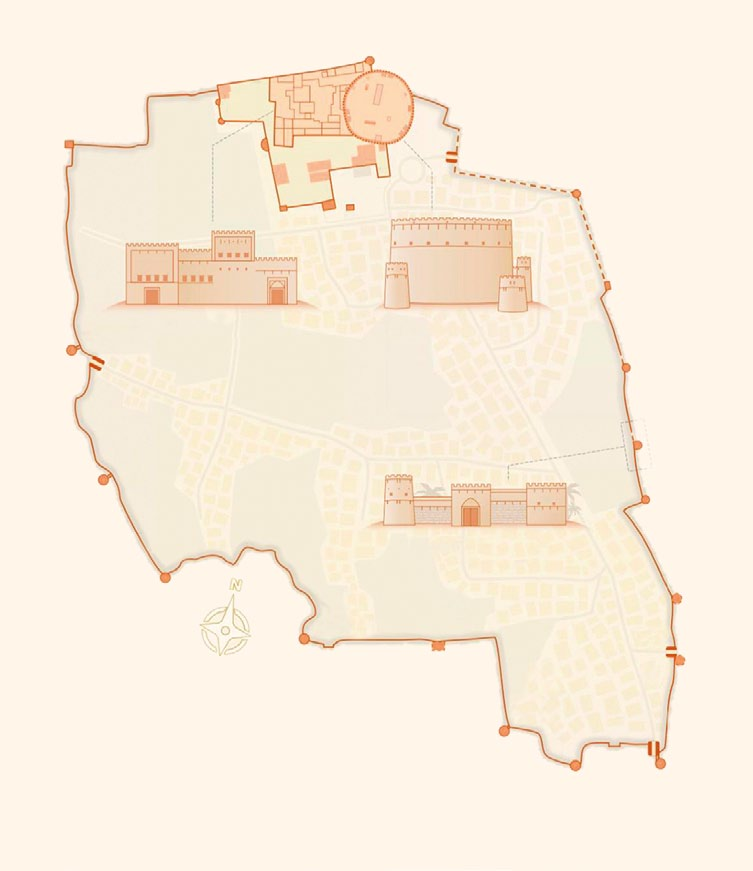
#> input picture assets/photos/p23-1.jpeg, 753 x 871 px, found by its file name
$ python trace_wall_plan.py
#> lines starting #> are read from the running program, lines starting #| are printed output that depends on the picture; after the words box and inside, x2 and y2 are one past the last pixel; in counts of white or black regions, pixels touching at a corner belong together
# -*- coding: utf-8 -*-
"""Trace Dr Al Salmi's plan of the Al Aqur Wall into coordinates.

Input   assets/photos/p23-1.jpeg  — the plan as printed in the book (753x871),
        credited in the acknowledgements to د. الوليد بن زاهر السالمي.
Output  content/data/wall-plan.json — the wall circuit as a polygon, plus the
        position of every tower and gate the plan marks, in a 0-1000 square.

How the plan draws things, measured off the image rather than assumed:

  wall     a thin light-orange line, ~2px, dashed along some stretches
  tower    a solid filled disc, ~7-10px across, mean colour ~(233,142,89)
  gate     a thick dark-red bar across the wall, mean colour ~(193,78,26),
           often drawn as a pair of stacked bars — these are merged back
           into one gate here

The two are separated by luminance: discs sit near 155, bars near 100. Building
elevations (the fort, the castle, the mosques) are drawn in the same palette, so
anything further than TOUCHING_PX from the traced circuit is discarded — that is
what keeps the fort's round tower out of the tower list.

NOTHING HERE IS SURVEYED. The plan is a drawing in a book, traced at 753px wide.
Positions are good enough to point at a tower on a map; they are not coordinates
to navigate by, and the file records no latitude or longitude.

Run:  python work/trace_wall_plan.py
"""
import json
import math
import numpy as np
import cv2
from PIL import Image

PDF = 'book/REFRENCE.pdf'
PLAN_PAGE = 22            # zero-based: PDF page 23, which carries the plan AND its legend
PLAN = 'assets/photos/p23-1.jpeg'
OUT = 'content/data/wall-plan.json'

# Colour separation, measured from the image.
SATURATION = 55        # r - b, above this is "drawn in the plan's orange"
INK_MAX = 185          # ignore the pale fills
GATE_LUM = 130         # below this is a gate bar, above it a tower disc

TOUCHING_PX = 9        # how close a mark must sit to the circuit to belong to it
MIN_BLOB = 12          # ignore specks of JPEG noise
MAX_TOWER = 140        # a disc bigger than this is a building, not a tower
GATE_MERGE_PX = 14     # stacked bars closer than this are one gate

DILATE = 3             # closes the dashed stretches so the circuit is one loop
SIMPLIFY = 1.6         # Douglas-Peucker tolerance, in source pixels


def load_mask(a):
    r, g, b = a[:, :, 0], a[:, :, 1], a[:, :, 2]
    lum = (r + g + b) // 3
    return (((r - b) > SATURATION) & (lum < INK_MAX)).astype('uint8') * 255, lum


def wall_contour(m):
    """The circuit, recovered by closing the dashes and taking what is enclosed."""
    d = cv2.dilate(m, np.ones((3, 3), np.uint8), iterations=DILATE)
    h, w = d.shape
    ff = d.copy()
    cv2.floodFill(ff, np.zeros((h + 2, w + 2), np.uint8), (0, 0), 128)
    enclosed = (ff != 128).astype('uint8') * 255
    contours, _ = cv2.findContours(enclosed, cv2.RETR_EXTERNAL, cv2.CHAIN_APPROX_SIMPLE)
    biggest = max(contours, key=cv2.contourArea)
    return cv2.approxPolyDP(biggest, SIMPLIFY, True).reshape(-1, 2), biggest


def marks(m, lum, contour):
    """Every disc and bar drawn on the circuit."""
    eroded = cv2.erode(m, np.ones((3, 3), np.uint8), iterations=1)
    n, lab, stats, cent = cv2.connectedComponentsWithStats(eroded, connectivity=8)
    towers, gates = [], []
    for i in range(1, n):
        x, y, w, h, area = stats[i]
        if area < MIN_BLOB:
            continue
        cx, cy = float(cent[i][0]), float(cent[i][1])
        # On the wall, or somewhere else in the drawing?
        if abs(cv2.pointPolygonTest(contour, (cx, cy), True)) > TOUCHING_PX:
            continue
        brightness = int(lum[lab == i].mean())
        if brightness < GATE_LUM:
            gates.append({'x': cx, 'y': cy, 'area': int(area)})
        elif area <= MAX_TOWER:
            towers.append({'x': cx, 'y': cy, 'area': int(area)})
    return towers, gates


def merge(points, radius):
    """A gate drawn as two stacked bars is one gate."""
    out = []
    for p in sorted(points, key=lambda d: -d['area']):
        for q in out:
            if (p['x'] - q['x']) ** 2 + (p['y'] - q['y']) ** 2 <= radius ** 2:
                q['x'] = (q['x'] * q['n'] + p['x']) / (q['n'] + 1)
                q['y'] = (q['y'] * q['n'] + p['y']) / (q['n'] + 1)
                q['n'] += 1
                break
        else:
            out.append({'x': p['x'], 'y': p['y'], 'n': 1})
    return out


def great_tower(gray, scale, ox, oy):
    """The fort's great round tower, which the plan draws as a crenellated circle.

    It is the one building the plan renders as a true footprint rather than as a
    little picture, so it is the only structure inside the wall worth placing.
    NOTE the plan is not to scale for individual buildings: this circle measures
    about 64 m across, where Nizwa Fort's tower is usually given as roughly 45 m.
    Its POSITION is the plan's; its size should be read as the drawing's, not the
    ground's. The page says so.
    """
    sub = cv2.GaussianBlur(gray[40:190, 300:470], (5, 5), 0)
    best = None
    for p2 in (28, 34, 40, 46):
        found = cv2.HoughCircles(sub, cv2.HOUGH_GRADIENT, dp=1, minDist=50,
                                 param1=100, param2=p2, minRadius=30, maxRadius=80)
        if found is None:
            continue
        for x, y, rad in np.round(found[0]).astype(int):
            if best is None or rad > best[2]:
                best = (x + 300, y + 40, rad)
    if not best:
        return None
    x, y, rad = best
    return {'id': 'fort-tower', 'x': round(x * scale + ox, 1), 'y': round(y * scale + oy, 1),
            'radius': round(rad * scale, 1)}


# The legend printed around the plan on the same page, keyed by the English name
# the book itself prints. Arabic is the book's own wording from that legend.
# Counting it: 14 towers + 3 "gate and tower" + 1 gate alone = 17 towers and
# 4 gates, which is exactly what the drawing shows.
LEGEND = {
    'Alkwareg Tower': ('برج الكوارج', 'tower'),
    'Balleg Tower': ('برج بلج', 'tower'),
    'Mahmoud Tower': ('برج محمود', 'tower'),
    'Alal’ia Tower': ('برج العلياء', 'tower'),
    'Qatet A’tawi Tower': ('برج قطعة الطوي', 'tower'),
    'Alqal’ah Tower': ('برج القلعة', 'tower'),
    'Almethabha Tower': ('برج المذبحة', 'tower'),
    'Ghowair Tower': ('برج غوير', 'tower'),
    'Merzah (Bustan Qassasm) Tower': ('برج ميرزة (بستان قسام)', 'tower'),
    'Kharis Balleg Tower': ('برج خريص بلج', 'tower'),
    'Harret A’zzamah Algharbi Tower': ('برج حارة الزامة الغربي', 'tower'),
    'Harret A’zzamah A’sharqi Tower': ('برج حارة الزامة الشرقي', 'tower'),
    'Bustan Alaqur A’sharqi Tower': ('برج بستان العقر الشرقي', 'tower'),
    'Bustan Alaqur Algharbi (Sikkat Alqaber) Tower':
        ('برج بستان العقر الغربي (سكة القبر)', 'tower'),
    'Alsuq Gate': ('صباح السوق', 'gate'),
    # A "gate and tower" label names two things standing together. Split into the
    # gate's name and the tower's name so neither is printed as both.
    'Alshujbi Gate & Tower': ('صباح وبرج الشجبي', 'both'),
    'Alsabkhe Gate & Tower': ('صباح وبرج الصبخة', 'both'),
    'Abi Almu’thir Gate & Tower': ('صباح وبرج أبي المؤثر', 'both'),
}

# The two halves of each combined label, written out rather than split by string
# surgery, so the Arabic reads properly in both cases.
SPLIT_LABEL = {
    'Alshujbi Gate & Tower': {
        'tower': ('برج الشجبي', 'Alshujbi Tower'),
        'gate': ('صباح الشجبي', 'Alshujbi Gate'),
    },
    'Alsabkhe Gate & Tower': {
        'tower': ('برج الصبخة', 'Alsabkhe Tower'),
        'gate': ('صباح الصبخة', 'Alsabkhe Gate'),
    },
    'Abi Almu’thir Gate & Tower': {
        'tower': ('برج أبي المؤثر', 'Abi Almu’thir Tower'),
        'gate': ('صباح أبي المؤثر', 'Abi Almu’thir Gate'),
    },
}
# Titles printed on the same page that name nothing on the circuit.
NOT_A_LABEL = ('NIZWA', 'FORT, CASTLE', 'Nizwa Fort', 'Nizwa Castle', 'AlAqur Wall')


def legend_labels(place):
    """Read the plan's own legend off the PDF page and put each label in plan units.

    The labels sit beside the features they name, with a leader line, so a label
    lands within roughly 60 plan units of its mark while neighbouring towers are
    about 180 apart. That gap is what makes matching by distance safe.
    """
    import pymupdf
    page = pymupdf.open(PDF)[PLAN_PAGE]
    rects = [r for xref in [i[0] for i in page.get_images(full=True)]
             for r in page.get_image_rects(xref)]
    if not rects:
        return []
    box = max(rects, key=lambda r: r.width * r.height)
    with Image.open(PLAN) as im:
        iw, ih = im.size

    spans = []
    for blk in page.get_text('dict')['blocks']:
        for line in blk.get('lines', []):
            for sp in line['spans']:
                txt = sp['text'].strip()
                if sum(c.isascii() and c.isalpha() for c in txt) < 3:
                    continue
                x0, y0, x1, y1 = sp['bbox']
                spans.append({'t': txt, 'x': (x0 + x1) / 2, 'y': (y0 + y1) / 2})

    # A label can be set over two or three lines; stack them back together.
    merged = []
    for sp in spans:
        for g in merged:
            if abs(g['x'] - sp['x']) < 30 and abs(g['y2'] - sp['y']) < 11:
                g['t'] += ' ' + sp['t']
                g['y2'] = sp['y']
                break
        else:
            merged.append({'t': sp['t'], 'x': sp['x'], 'y': sp['y'], 'y2': sp['y']})

    out = []
    for g in merged:
        if any(g['t'].startswith(p) for p in NOT_A_LABEL):
            continue
        entry = LEGEND.get(g['t'])
        if not entry:
            continue
        ix = (g['x'] - box.x0) / box.width * iw
        iy = (g['y'] - box.y0) / box.height * ih
        x, y = place(ix, iy)
        out.append({'en': g['t'], 'ar': entry[0], 'applies': entry[1], 'x': x, 'y': y})
    return out


# [34 lines left out: function attach_legend, not called in this run]


def snap_to_wall(point, poly):
    """Pull a mark onto the circuit.

    The discs and bars are detected at their own centres, while the circuit is
    recovered by dilating and filling, which pushes the traced line a few pixels
    outward, and is then simplified. The two therefore miss each other by around
    five metres at the model's scale - enough that a tower floats beside the wall
    instead of standing in it, and enough that a gateway never gets cut through.

    The book is explicit that the towers are attached to the wall
    ("الأبراج المتصلة به") and that the gates are its only openings, so putting a
    mark back on the line asserts what the source says rather than inventing a
    position. The detected point is kept alongside as `raw`.
    """
    px, py = point
    best, bestd = point, float('inf')
    for i in range(len(poly)):
        ax, ay = poly[i]
        bx, by = poly[(i + 1) % len(poly)]
        dx, dy = bx - ax, by - ay
        L = dx * dx + dy * dy
        t = 0.0 if L == 0 else max(0.0, min(1.0, ((px - ax) * dx + (py - ay) * dy) / L))
        qx, qy = ax + t * dx, ay + t * dy
        d = (px - qx) ** 2 + (py - qy) ** 2
        if d < bestd:
            bestd, best = d, (qx, qy)
    return best, bestd ** 0.5


def compass(point, cx, cy):
    """Which side of the circuit a mark sits on. Geometry, not judgement — the
    plan is drawn north-up, so this is measured from the circuit's centroid."""
    import math
    angle = (math.degrees(math.atan2(-(point[1] - cy), point[0] - cx)) + 360) % 360
    for lo, hi, name in ((22.5, 67.5, 'north-east'), (67.5, 112.5, 'north'),
                         (112.5, 157.5, 'north-west'), (157.5, 202.5, 'west'),
                         (202.5, 247.5, 'south-west'), (247.5, 292.5, 'south'),
                         (292.5, 337.5, 'south-east')):
        if lo <= angle < hi:
            return name, round(angle)
    return 'east', round(angle)


def main():
    a = np.asarray(Image.open(PLAN).convert('RGB')).astype(int)
    m, lum = load_mask(a)
#> in load_mask, `r, g, b = a[:, :, 0], a[:, :, 1], a[:, :, 2]`:
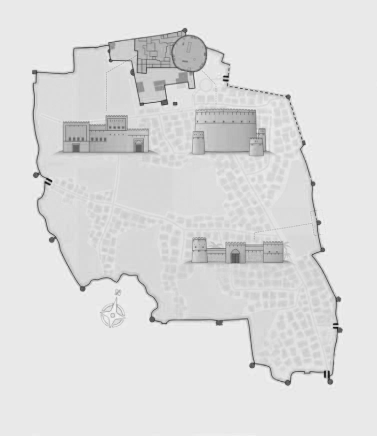
#> b: shape (871, 753) int64 (shown at 1/2 size); min 12, max 252, mean 221.1
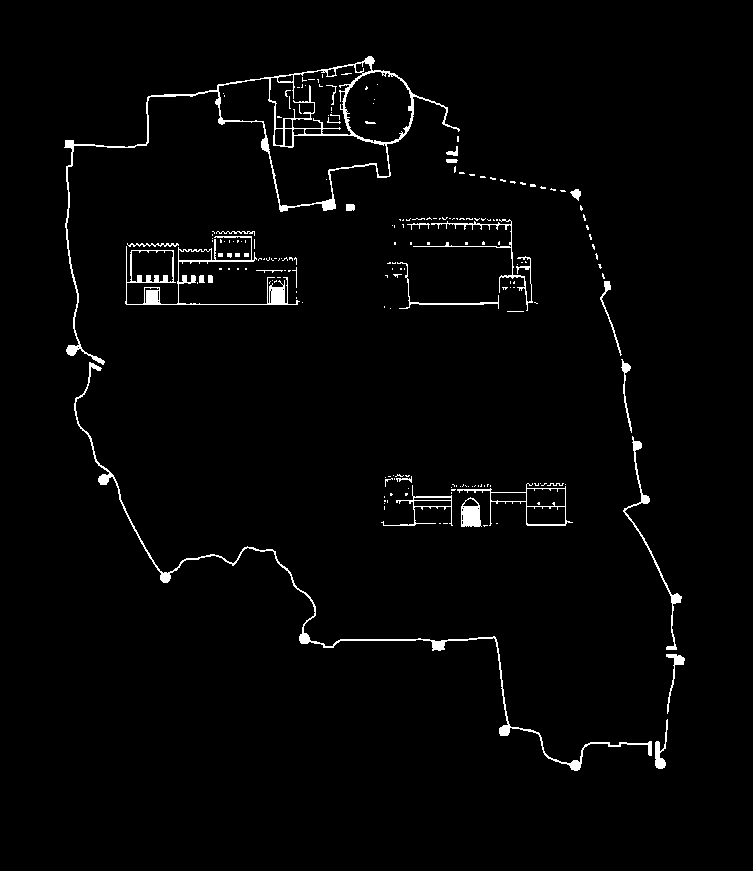
#> m: shape (871, 753); 2.1% white; 200 white regions (167 under 20 px), largest, box (x1, y1, x2, y2) and area: (64, 56, 460, 365) 3852, (74, 362, 652, 771) 2482, (125, 236, 300, 305) 1714
    poly, raw = wall_contour(m)
#> in wall_contour, `cv2.floodFill(ff, np.zeros((h + 2, w + 2), np.uint8), (0, 0), 128)`:
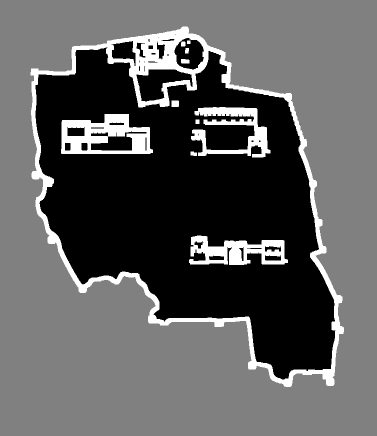
#> ff: shape (871, 753) (shown at 1/2 size); min 0, max 255, mean 93
#> in wall_contour, `enclosed = (ff != 128).astype('uint8') * 255`:
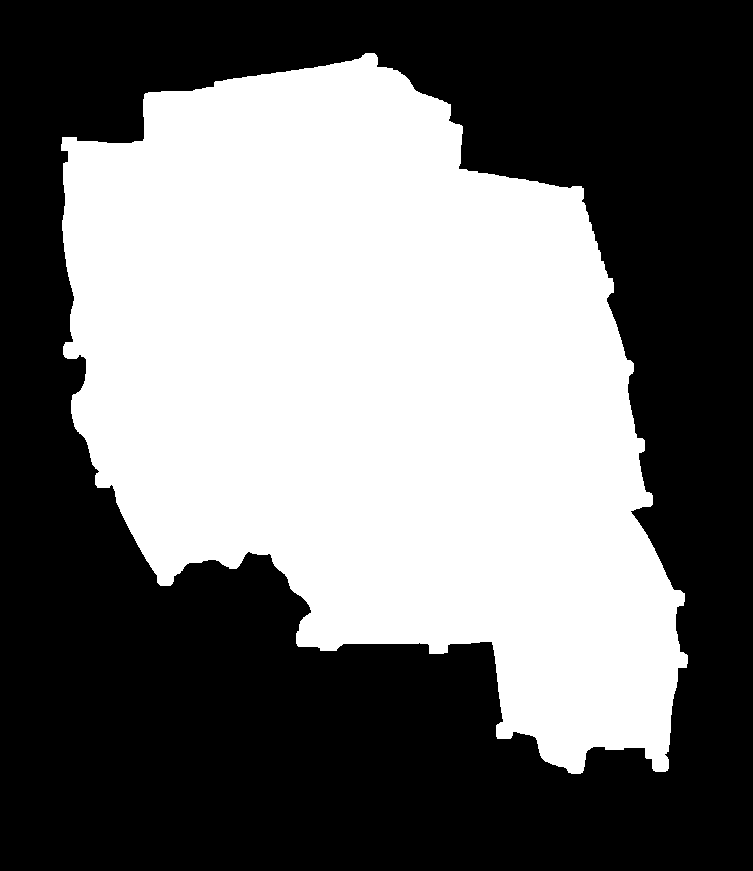
#> enclosed: shape (871, 753); 44.6% white; 1 white region
#> in wall_contour, `contours, _ = cv2.findContours(enclosed, cv2.RETR_EXTERNAL, cv2.CHAIN_..`: contours = 1 contour; box (x1, y1, x2, y2) and area: (61, 53, 688, 774) 291190
#> in wall_contour, `biggest = max(contours, key=cv2.contourArea)`: biggest = contour of 959 points, box (x1, y1, x2, y2) (61, 53, 688, 774), area 291190
#> poly = 160 pairs, first value 61 to 687, second value 53 to 773; raw has the same summary as biggest in wall_contour
    towers, gates = marks(m, lum, raw)
#> in marks, `n, lab, stats, cent = cv2.connectedComponentsWithStats(eroded, connect..`: n = 81; stats = 81 rows, first 6: [0, 0, 753, 871, 653731], [366, 57, 7, 8, 36], [326, 70, 1, 1, 1], [363, 74, 1, 1, 1], [356, 79, 1, 1, 1], [352, 82, 2, 2, 2]; cent = 81 pairs, first value 69.07 to 676.9, second value 60.19 to 765
#> the loop in marks, `for i in range(1, n):` made 80 passes
#> (x, y, w, h, area, cx, cy, brightness) on passes 1, 26, 33, 56: (366, 57, 7, 8, 36, 369.1, 60.19, 157), (66, 141, 7, 7, 43, 69.07, 143.6, 155), (572, 190, 8, 8, 36, 575.9, 193.3, 155), (605, 282, 5, 8, 29, 606.9, 285.1, 150)
#> after the loop in marks, `for i in range(1, n):`: gates = 5 items; towers = 17 items
#> towers = 17 items; gates = 5 items
    gates = merge(gates, GATE_MERGE_PX)
#> the loop in merge, `for p in sorted(points, key=lambda d: -d['area']):` made 5 passes
#> p on passes 1 to 4: {'x': 649.5, 'y': 748, 'area': 24}, {'x': 94.42, 'y': 366.3, 'area': 19}, {'x': 451.2, 'y': 160.5, 'area': 17}, {'x': 452.4, 'y': 152.9, 'area': 16}
#> after the loop in merge, `for p in sorted(points, key=lambda d: -d['area']):`: out = 4 items; q = {'x': 451.8, 'y': 156.7, 'n': 2}
#> gates = 4 items

    # Normalise into a 0-1000 square, keeping the plan's aspect and its north-up
    # orientation (the plan carries a compass rose pointing up).
    h, w = m.shape
    scale = 1000.0 / max(w, h)
    ox, oy = (1000 - w * scale) / 2, (1000 - h * scale) / 2
    place = lambda x, y: [round(x * scale + ox, 1), round(y * scale + oy, 1)]

    doc = {
        'source': 'assets/photos/p23-1.jpeg — the plan of the Al Aqur Wall as printed in the '
                  'book, credited to Dr Al Walid bin Zahir Al Salmi.',
        'traced_by': 'work/trace_wall_plan.py',
        'caution': 'Traced from a 753px drawing in a book. Good enough to point at a feature '
                   'on a map; NOT a survey, and carries no latitude or longitude. The plan is '
                   'drawn north-up.',
        'viewBox': [0, 0, 1000, 1000],
        'wall': [place(x, y) for x, y in poly],
    }

    outline = doc['wall']
#> outline = 160 pairs, first value 137.8 to 856.5, second value 60.8 to 887.5
    cx = sum(p[0] for p in outline) / len(outline)
#> cx = 512.7
    cy = sum(p[1] for p in outline) / len(outline)
#> cy = 518.9

    def described(kind, items, prefix):
        rows = []
        for i, it in enumerate(sorted(items, key=lambda d: (d['y'], d['x'])), 1):
            raw = place(it['x'], it['y'])
            snapped, moved = snap_to_wall(raw, outline)
            side, bearing = compass(snapped, cx, cy)
            rows.append({'id': '%s%d' % (prefix, i),
                         'x': round(snapped[0], 1), 'y': round(snapped[1], 1),
                         'raw': raw, 'snapped_by': round(moved, 1),
                         'side': side, 'bearing': bearing})
        return rows

    doc['centroid'] = [round(cx, 1), round(cy, 1)]
    gray = cv2.cvtColor(np.asarray(Image.open(PLAN).convert('RGB')), cv2.COLOR_RGB2GRAY)
    tower = great_tower(gray, scale, ox, oy)
#> in great_tower, `sub = cv2.GaussianBlur(gray[40:190, 300:470], (5, 5), 0)`:
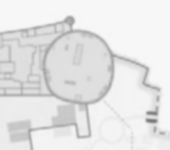
#> sub: shape (150, 170); min 122, max 248, mean 228.8
#> the loop in great_tower, `for p2 in (28, 34, 40, 46):` made 4 passes
#> found on passes 1 to 4: [[71.5, 68.5, 42.7]], [[71.5, 68.5, 42.7]], [[73.5, 67.5, 41.4]], [[78.5, 66.5, 36.4]]
#> after the loop in great_tower, `for p2 in (28, 34, 40, 46):`: best = (372, 108, 43)
#> in great_tower, `x, y, rad = best`: x = 372; y = 108; rad = 43
#> tower = {'id': 'fort-tower', 'x': 494.8, 'y': 124, 'radius': 49.4}
    doc['landmarks'] = [tower] if tower else []
    doc['towers'] = described('tower', towers, 't')
#> the loop in described, `for i, it in enumerate(sorted(items, key=lambda d: (d['y'], d['x'])), ..` made 17 passes
#> (px in snap_to_wall, py in snap_to_wall, snapped, moved, angle in compass, side, bearing) on passes 1 to 2: (491.5, 69.1, (491.5, 60.8), 8.3, 92.65, 'north', 93), (147, 164.8, (147, 157.3), 7.5, 135.3, 'north-west', 135)
#> after the loop in described, `for i, it in enumerate(sorted(items, key=lambda d: (d['y'], d['x'])), ..`: rows = 17 items
    doc['gates'] = described('gate', gates, 'g')
#> the loop in described (call 2), `for i, it in enumerate(sorted(items, key=lambda d: (d['y'], d['x'])), ..` made 4 passes

    # The plan's own legend, printed around it on the same page, names the marks.
    labels = legend_labels(place)
    named = attach_legend(labels, doc['towers'], doc['gates'])
    doc['legend'] = {
        'source': 'The legend printed around the plan on the same PDF page of the book, '
                  'signed by the same hand that drew the plan.',
        'labels_found': len(labels),
        'marks_named': named,
    }
    json.dump(doc, open(OUT, 'w', encoding='utf-8'), ensure_ascii=False, indent=2)

    print('wall outline points: %d' % len(doc['wall']))
    moved = [m['snapped_by'] for m in doc['towers'] + doc['gates']]
    print('marks snapped onto the circuit by %.1f-%.1f plan units (mean %.1f)'
          % (min(moved), max(moved), sum(moved) / len(moved)))
    print("towers found on the circuit: %d  (the book's text says fifteen)" % len(doc['towers']))
    print('gates found on the circuit: %d' % len(doc['gates']))
    print('legend labels read: %d, marks named from the legend: %d'
          % (doc['legend']['labels_found'], doc['legend']['marks_named']))
    for l in doc['landmarks']:
        print('landmark: %s at (%.1f, %.1f) radius %.1f plan units' % (l['id'], l['x'], l['y'], l['radius']))
    for t in doc['towers']:
        print('   %-4s %-11s %3d deg  (%6.1f,%6.1f)' % (t['id'], t['side'], t['bearing'], t['x'], t['y']))
    for g in doc['gates']:
        print('   %-4s %-11s %3d deg  (%6.1f,%6.1f)' % (g['id'], g['side'], g['bearing'], g['x'], g['y']))
    print('-> %s' % OUT)


if __name__ == '__main__':
    main()
#> (the call stopped at in legend_labels, `page = pymupdf.open(PDF)[PLAN_PAGE]`: pymupdf is not available in this run)
